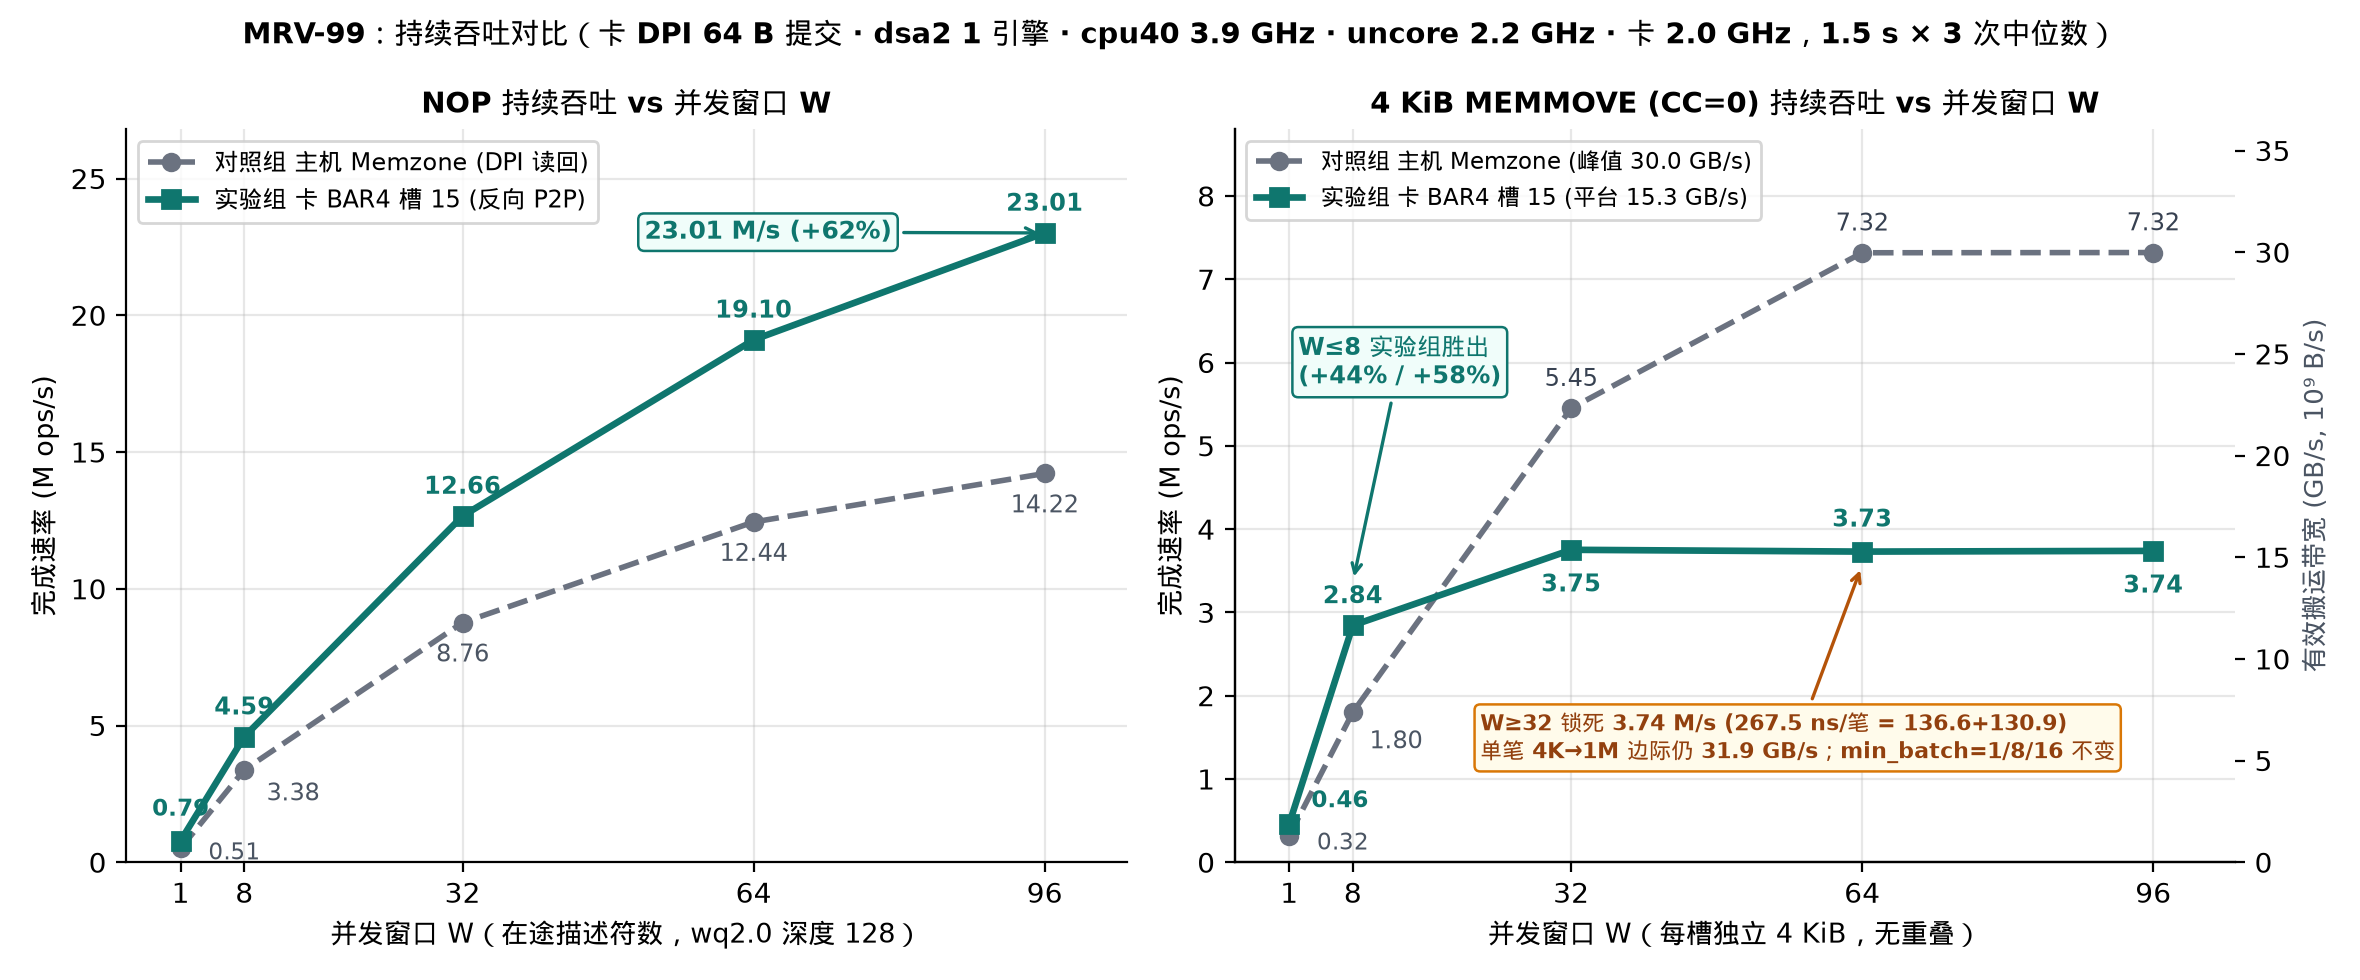

The script that drew this image:
"""Plot MRV-99 sustained throughput (W=1, 8, 32, 64, 96) for NOP and 4 KiB MEMMOVE
comparing Host Memzone comp (Control) vs Card PF BAR4 slot 15 comp (Treatment).
Reads raw data from logs/mrv99-2026-11-19/runs.jsonl and diag_min_batch.jsonl.
"""
import json
import statistics
from collections import defaultdict
from pathlib import Path

import matplotlib.pyplot as plt

from mrvplot import save

ROOT = Path(__file__).resolve().parents[2]
RUNS = ROOT / "logs" / "mrv99-2026-11-19" / "runs.jsonl"
DIAG = ROOT / "logs" / "mrv99-2026-11-19" / "diag_min_batch.jsonl"

rows = [json.loads(line) for line in RUNS.read_text().splitlines() if line.strip()]
diag_rows = [json.loads(line) for line in DIAG.read_text().splitlines() if line.strip()]

for r in rows + diag_rows:
    assert r.get("lost", 0) == 0 and r.get("bad", 0) == 0
    assert "mismatches=0" in r["host_verify"]
    assert "swerror=00000000,00000000,00000000,00000000,00000000,00000000,00000000,00000000" in r["host_verify"]

g = defaultdict(list)
for r in rows:
    if r["mode"] == "rate":
        g[(r["op"], r["size"], r["window"], r["comp_target"])].append(r)

ws = [1, 8, 32, 64, 96]
C_CTRL = "#6b7280"
C_TREAT = "#0f766e"

fig, (ax1, ax2) = plt.subplots(1, 2, figsize=(11.8, 4.9))

# --- Left: NOP rate vs W ---
ctrl_nop = [statistics.median([r["mops_s"] for r in g[("nop", 0, w, "host_memzone")]]) for w in ws]
treat_nop = [statistics.median([r["mops_s"] for r in g[("nop", 0, w, "card_bar4")]]) for w in ws]

ax1.plot(ws, ctrl_nop, "o--", color=C_CTRL, lw=2.0, ms=6, label="对照组 主机 Memzone (DPI 读回)")
ax1.plot(ws, treat_nop, "s-", color=C_TREAT, lw=2.4, ms=6.5, label="实验组 卡 BAR4 槽 15 (反向 P2P)")

for w, cv, tv in zip(ws, ctrl_nop, treat_nop):
    if w == 1:
        ax1.annotate(f"{tv:.2f}", (w, tv), textcoords="offset points", xytext=(0, 9),
                     ha="center", fontsize=8.4, fontweight="bold", color=C_TREAT)
        ax1.annotate(f"{cv:.2f}", (w, cv), textcoords="offset points", xytext=(10, -4),
                     ha="left", fontsize=8.2, color="#4b5563")
    elif w == 8:
        ax1.annotate(f"{tv:.2f}", (w, tv), textcoords="offset points", xytext=(0, 8),
                     ha="center", fontsize=8.8, fontweight="bold", color=C_TREAT)
        ax1.annotate(f"{cv:.2f}", (w, cv), textcoords="offset points", xytext=(8, -11),
                     ha="left", fontsize=8.5, color="#4b5563")
    else:
        ax1.annotate(f"{tv:.2f}", (w, tv), textcoords="offset points", xytext=(0, 8),
                     ha="center", fontsize=8.8, fontweight="bold", color=C_TREAT)
        ax1.annotate(f"{cv:.2f}", (w, cv), textcoords="offset points", xytext=(0, -14),
                     ha="center", fontsize=8.5, color="#4b5563")

ax1.annotate("23.01 M/s (+62%)", xy=(96, treat_nop[-1]), xytext=(52, 22.8),
             arrowprops=dict(arrowstyle="->", color=C_TREAT, lw=1.2),
             fontsize=9.0, fontweight="bold", color=C_TREAT,
             bbox=dict(boxstyle="round,pad=0.25", fc="#f0fdfa", ec=C_TREAT, lw=0.9))

ax1.set_title("NOP 持续吞吐 vs 并发窗口 W", fontsize=10.4, fontweight="bold")
ax1.set_xlabel("并发窗口 W（在途描述符数，wq2.0 深度 128）", fontsize=9.8)
ax1.set_ylabel("完成速率 (M ops/s)", fontsize=9.8)
ax1.set_xticks(ws)
ax1.set_xlim(-5, 105)
ax1.set_ylim(0, 26.8)
ax1.legend(loc="upper left", fontsize=8.6, frameon=True, facecolor="white")

# --- Right: 4 KiB MEMMOVE rate vs W ---
ctrl_mm = [statistics.median([r["mops_s"] for r in g[("memmove", 4096, w, "host_memzone")]]) for w in ws]
treat_mm = [statistics.median([r["mops_s"] for r in g[("memmove", 4096, w, "card_bar4")]]) for w in ws]

ax2.plot(ws, ctrl_mm, "o--", color=C_CTRL, lw=2.0, ms=6, label="对照组 主机 Memzone (峰值 30.0 GB/s)")
ax2.plot(ws, treat_mm, "s-", color=C_TREAT, lw=2.4, ms=6.5, label="实验组 卡 BAR4 槽 15 (平台 15.3 GB/s)")

for w, cv, tv in zip(ws, ctrl_mm, treat_mm):
    if w == 1:
        ax2.annotate(f"{tv:.2f}", (w, tv), textcoords="offset points", xytext=(8, 6),
                     ha="left", fontsize=8.4, fontweight="bold", color=C_TREAT)
        ax2.annotate(f"{cv:.2f}", (w, cv), textcoords="offset points", xytext=(10, -5),
                     ha="left", fontsize=8.2, color="#4b5563")
    elif w == 8:
        ax2.annotate(f"{tv:.2f}", (w, tv), textcoords="offset points", xytext=(0, 8),
                     ha="center", fontsize=8.8, fontweight="bold", color=C_TREAT)
        ax2.annotate(f"{cv:.2f}", (w, cv), textcoords="offset points", xytext=(6, -13),
                     ha="left", fontsize=8.5, color="#4b5563")
    else:
        ax2.annotate(f"{cv:.2f}", (w, cv), textcoords="offset points", xytext=(0, 8),
                     ha="center", fontsize=8.8, color="#374151")
        offset_y = 9 if w == 64 else -15
        ax2.annotate(f"{tv:.2f}", (w, tv), textcoords="offset points", xytext=(0, offset_y),
                     ha="center", fontsize=8.8, fontweight="bold", color=C_TREAT)

ax2.annotate("W≤8 实验组胜出\n(+44% / +58%)", xy=(8, treat_mm[1] + 0.52), xytext=(2, 5.75),
             arrowprops=dict(arrowstyle="->", color=C_TREAT, lw=1.2),
             fontsize=8.5, fontweight="bold", color=C_TREAT,
             bbox=dict(boxstyle="round,pad=0.25", fc="#f0fdfa", ec=C_TREAT, lw=0.9))

ax2.annotate("W≥32 锁死 3.74 M/s (267.5 ns/笔 = 136.6+130.9)\n单笔 4K→1M 边际仍 31.9 GB/s；min_batch=1/8/16 不变",
             xy=(64, treat_mm[3] - 0.16), xytext=(22, 1.25),
             arrowprops=dict(arrowstyle="->", color="#b45309", lw=1.2),
             fontsize=8.1, fontweight="bold", color="#92400e",
             bbox=dict(boxstyle="round,pad=0.25", fc="#fffbeb", ec="#d97706", lw=0.9))

ax2.set_title("4 KiB MEMMOVE (CC=0) 持续吞吐 vs 并发窗口 W", fontsize=10.4, fontweight="bold")
ax2.set_xlabel("并发窗口 W（每槽独立 4 KiB，无重叠）", fontsize=9.8)
ax2.set_ylabel("完成速率 (M ops/s)", fontsize=9.8)
ax2.set_xticks(ws)
ax2.set_xlim(-5, 105)
ax2.set_ylim(0, 8.8)
ax2.legend(loc="upper left", fontsize=8.4, frameon=True, facecolor="white")

ax2_r = ax2.twinx()
ax2_r.set_ylim(0, 8.8 * 4.096)
ax2_r.set_ylabel("有效搬运带宽 (GB/s, 10⁹ B/s)", fontsize=9.5, color="#4b5563")
ax2_r.spines["top"].set_visible(False)
ax2_r.grid(False)

fig.suptitle(
    "MRV-99：持续吞吐对比（卡 DPI 64 B 提交 · dsa2 1 引擎 · cpu40 3.9 GHz · uncore 2.2 GHz · 卡 2.0 GHz，1.5 s × 3 次中位数）",
    fontsize=10.3,
    fontweight="bold",
)

png = save(fig, "mrv-99-rate-scaling")
print(f"Saved {png}")
